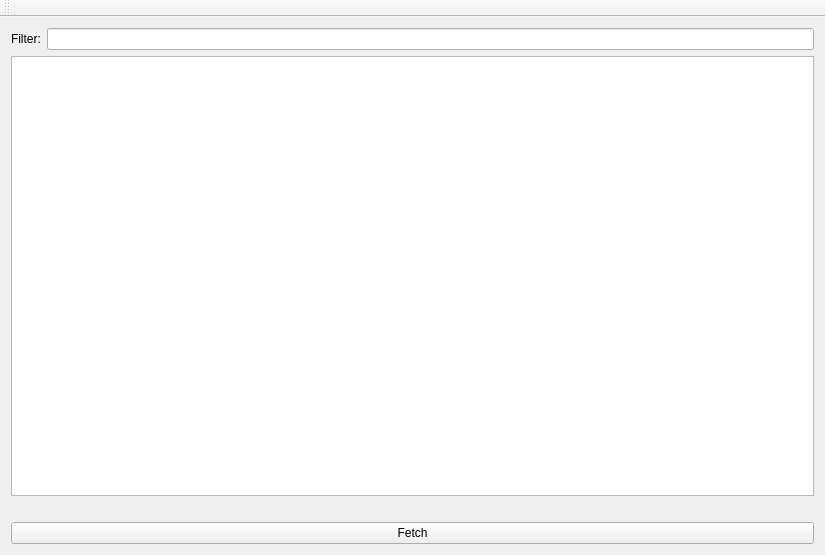
<?xml version="1.0" encoding="UTF-8"?>
<ui version="4.0">
 <class>MainWindow</class>
 <widget class="QMainWindow" name="MainWindow">
  <property name="geometry">
   <rect>
    <x>0</x>
    <y>0</y>
    <width>825</width>
    <height>555</height>
   </rect>
  </property>
  <property name="windowTitle">
   <string>MainWindow</string>
  </property>
  <widget class="QWidget" name="centralWidget">
   <layout class="QVBoxLayout" name="verticalLayout">
    <item>
     <layout class="QHBoxLayout" name="horizontalLayout">
      <item>
       <widget class="QLabel" name="labelFilter">
        <property name="text">
         <string>Filter:</string>
        </property>
       </widget>
      </item>
      <item>
       <widget class="QLineEdit" name="filterEdit">
        <property name="text">
         <string/>
        </property>
       </widget>
      </item>
     </layout>
    </item>
    <item>
     <widget class="QTableView" name="tableView"/>
    </item>
    <item>
     <widget class="QLabel" name="label">
      <property name="text">
       <string/>
      </property>
     </widget>
    </item>
    <item>
     <widget class="QPushButton" name="fetchButton">
      <property name="text">
       <string>Fetch</string>
      </property>
     </widget>
    </item>
   </layout>
  </widget>
  <widget class="QMenuBar" name="menuBar">
   <property name="geometry">
    <rect>
     <x>0</x>
     <y>0</y>
     <width>825</width>
     <height>26</height>
    </rect>
   </property>
  </widget>
  <widget class="QToolBar" name="mainToolBar">
   <attribute name="toolBarArea">
    <enum>TopToolBarArea</enum>
   </attribute>
   <attribute name="toolBarBreak">
    <bool>false</bool>
   </attribute>
  </widget>
 </widget>
 <layoutdefault spacing="6" margin="11"/>
 <resources/>
 <connections/>
 <slots>
  <slot>onFilterTextChanged()</slot>
 </slots>
</ui>
